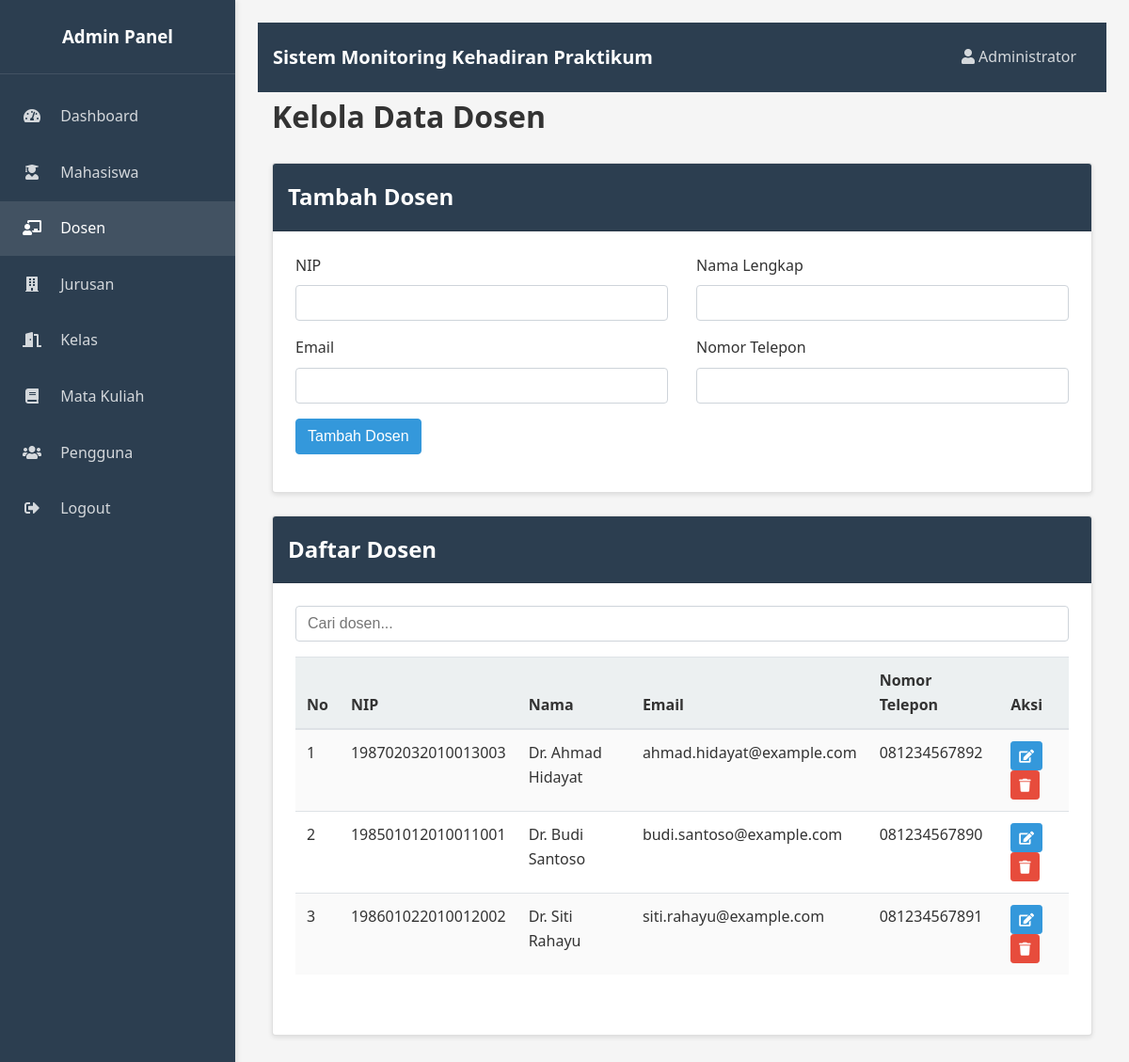
Page /admin/dosen.php (signed in) on the committed database.
### tables this page shows
CREATE TABLE dosen (
    id INT AUTO_INCREMENT PRIMARY KEY,
    nip VARCHAR(50) NOT NULL,
    nama VARCHAR(100) NOT NULL,
    email VARCHAR(100) NOT NULL,
    no_telp VARCHAR(20) NOT NULL,
    created_at TIMESTAMP DEFAULT CURRENT_TIMESTAMP,
    updated_at TIMESTAMP DEFAULT CURRENT_TIMESTAMP ON UPDATE CURRENT_TIMESTAMP
);

### admin/dosen.php (the view, shortened to what this page needs)
<?php
require_once '../config/koneksi.php';
$query_dosen = "SELECT * FROM dosen ORDER BY nama";
$result_dosen = $koneksi->query($query_dosen);
?>
<!DOCTYPE html>
<html lang="id">
<head>
    <link rel="stylesheet" href="../assets/css/style.css">
    <link rel="stylesheet" href="https://cdnjs.cloudflare.com/ajax/libs/font-awesome/5.15.3/css/all.min.css">
</head>
<body>
    <div class="sidebar">
        <div class="sidebar-header">
            <h3>Admin Panel</h3>
        </div>
        <div class="sidebar-menu">
            <ul>
                <li><a href="index.php"><i class="fas fa-tachometer-alt"></i> Dashboard</a></li>
                <li><a href="mahasiswa.php"><i class="fas fa-user-graduate"></i> Mahasiswa</a></li>
                <li><a href="dosen.php" class="active"><i class="fas fa-chalkboard-teacher"></i> Dosen</a></li>
                <li><a href="jurusan.php"><i class="fas fa-building"></i> Jurusan</a></li>
                <li><a href="kelas.php"><i class="fas fa-door-open"></i> Kelas</a></li>
                <li><a href="mata_kuliah.php"><i class="fas fa-book"></i> Mata Kuliah</a></li>
                <li><a href="pengguna.php"><i class="fas fa-users"></i> Pengguna</a></li>
                <li><a href="../logout.php"><i class="fas fa-sign-out-alt"></i> Logout</a></li>
            </ul>
        </div>
    </div>
    <div class="content-wrapper">
        <div class="navbar">
            <div class="navbar-brand">
                Sistem Monitoring Kehadiran Praktikum
            </div>
            <div class="navbar-nav">
                <div class="nav-item">
                    <a href="#" class="nav-link">
                        <i class="fas fa-user"></i> <?php echo $_SESSION['nama']; ?>
                    </a>
                </div>
            </div>
        </div>
        <div class="container">
            <div class="dashboard-header">
                <h1>Kelola Data Dosen</h1>
            </div>
            <div class="card">
                <div class="card-header">
                    <h2>Tambah Dosen</h2>
                </div>
                <div class="card-body">
                    <form method="POST" action="">
                        <div class="row">
                            <div class="col-md-6">
                                <div class="form-group">
                                    <label for="nip">NIP</label>
                                    <input type="text" id="nip" name="nip" required>
                                </div>
                            </div>
                            <div class="col-md-6">
                                <div class="form-group">
                                    <label for="nama">Nama Lengkap</label>
                                    <input type="text" id="nama" name="nama" required>
                                </div>
                            </div>
                        </div>
                        <div class="row">
                            <div class="col-md-6">
                                <div class="form-group">
                                    <label for="email">Email</label>
                                    <input type="email" id="email" name="email" required>
                                </div>
                            </div>
                            <div class="col-md-6">
                                <div class="form-group">
                                    <label for="no_telp">Nomor Telepon</label>
                                    <input type="text" id="no_telp" name="no_telp" required>
                                </div>
                            </div>
                        </div>
                        <div class="form-group">
                            <button type="submit" name="tambah" class="btn btn-primary">Tambah Dosen</button>
                        </div>
                    </form>
                </div>
            </div>
            <div class="card">
                <div class="card-header">
                    <h2>Daftar Dosen</h2>
                </div>
                <div class="card-body">
                    <div class="form-group">
                        <input type="text" id="filterInput" placeholder="Cari dosen..." class="form-control">
                    </div>
                    <div class="table-responsive">
                        <table class="table table-striped">
                            <thead>
                                <tr>
                                    <th>No</th>
                                    <th>NIP</th>
                                    <th>Nama</th>
                                    <th>Email</th>
                                    <th>Nomor Telepon</th>
                                    <th>Aksi</th>
                                </tr>
                            </thead>
                            <tbody>
                                <?php
                                $no = 1;
                                if ($result_dosen->num_rows > 0) {
                                    while ($row = $result_dosen->fetch_assoc()) {
                                        echo "<tr>";
                                        echo "<td>" . $no++ . "</td>";
                                        echo "<td>" . $row['nip'] . "</td>";
                                        echo "<td>" . $row['nama'] . "</td>";
                                        echo "<td>" . $row['email'] . "</td>";
                                        echo "<td>" . $row['no_telp'] . "</td>";
                                        echo "<td>
                                            <a href='#' class='btn btn-sm btn-info' onclick='editDosen(" . $row['id'] . ", \"" . $row['nip'] . "\", \"" . $row['nama'] . "\", \"" . $row['email'] . "\", \"" . $row['no_telp'] . "\")'><i class='fas fa-edit'></i></a>
                                            <a href='dosen.php?hapus=" . $row['id'] . "' class='btn btn-sm btn-danger btn-delete'><i class='fas fa-trash'></i></a>
                                        </td>";
                                        echo "</tr>";
                                    }
                                } else {
                                    echo "<tr><td colspan='6' class='text-center'>Belum ada data dosen</td></tr>";
                                }
                                ?>
                            </tbody>
                        </table>
                    </div>
                </div>
            </div>
        </div>
    </div>
</body>
</html>

### rows in the picture
dosen: nip "198702032010013003", nama "Dr. Ahmad Hidayat", email "ahmad.hidayat@example.com", no_telp "081234567892"
dosen: nip "198501012010011001", nama "Dr. Budi Santoso", email "budi.santoso@example.com", no_telp "081234567890"
dosen: nip "198601022010012002", nama "Dr. Siti Rahayu", email "siti.rahayu@example.com", no_telp "081234567891"

### other values in the picture
$_SESSION['nama'] "Administrator"
